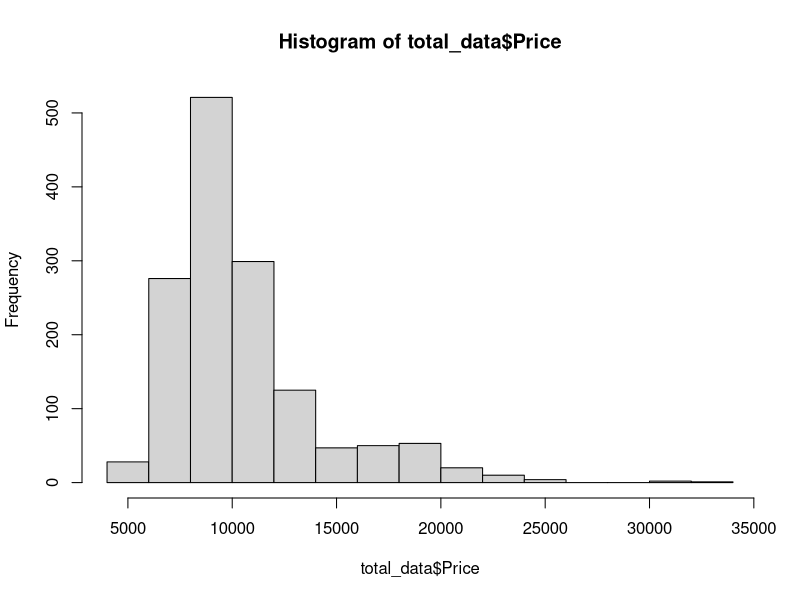
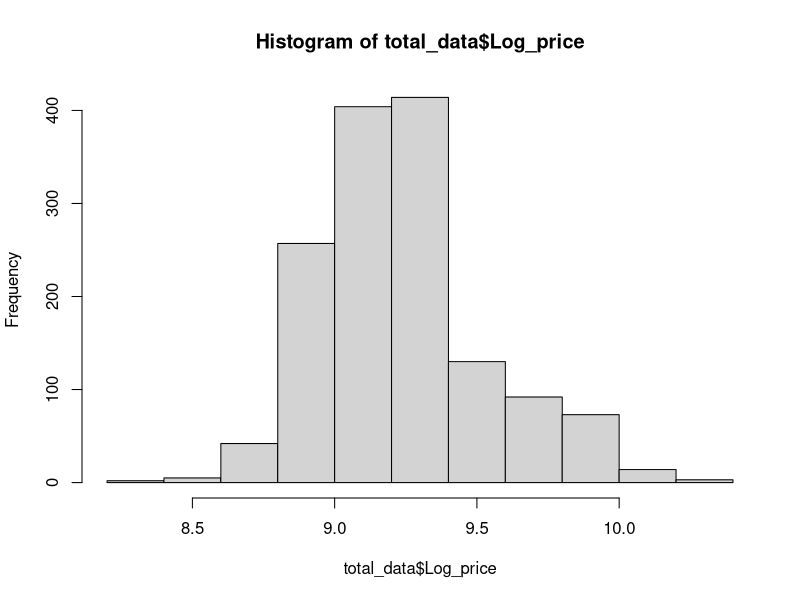
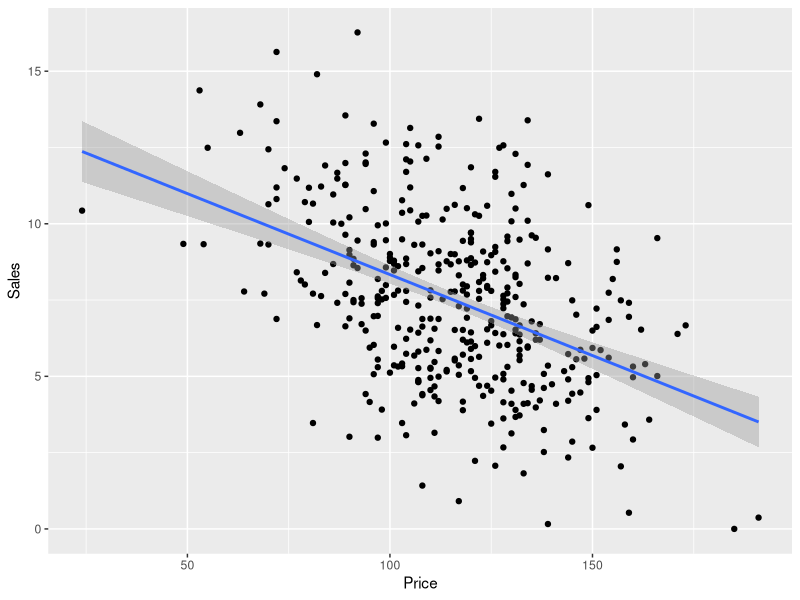
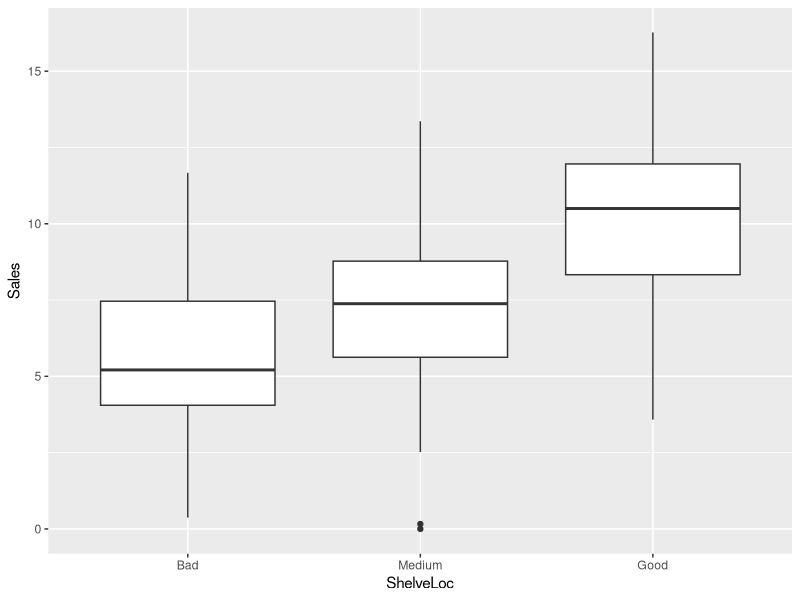
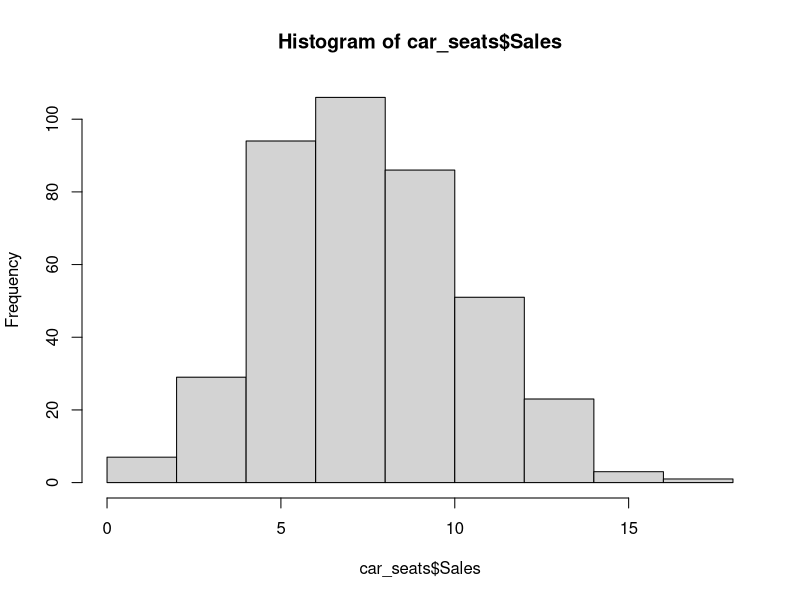

Write R code to recreate these figures, in order.
## ---- chunk 1
total_data <- read.csv("./UsedCar.csv", header=T, stringsAsFactors=T)
## ---- chunk 2
## Write code solution to Q1 here
hist(total_data$Price)
total_data$Log_price <- log(total_data$Price + 1)
hist(total_data$Log_price)
## ---- chunk 3
## Fit the lm_short model here
lm_short <- lm(Log_price~Age+
                Mileage
              , data=total_data)
summary(lm_short)
## ---- chunk 4
## Write code solution to Q2(a) here
summary(lm_short)

error <- lm_short$residuals
mae <- mean(abs(error))
mae
rmse <- sqrt(mean(error ^ 2))
rmse
## ---- chunk 5
## Write code solution to Q2(b) here
lm_short$coefficients

## ---- chunk 6
age_coeff_log <- lm_short$coefficients[2]
exp(age_coeff_log) - 1
## ---- chunk 7
new_cars <- read.csv('./UsedCar_Newdata.csv', header=T, stringsAsFactors=T)
## ---- chunk 8
## Write code solution to Q3(a) here

## ---- chunk 9
## Write code solution to Q5(a) here
car_seats <- read.csv('./Carseats.csv', header=T, stringsAsFactors=T)
## ---- chunk 10
## Write code solution to Q5(b) here
library(ggplot2)
ggplot(car_seats, aes(x = Price, y = Sales)) +
  geom_point() +
  geom_smooth(formula = y~x, method = lm)
## ---- chunk 11
## Write code solution to Q5(c) here
car_seats$ShelveLoc <- factor(car_seats$ShelveLoc , levels=c("Bad", "Medium", "Good"))
ggplot(car_seats, aes(x = ShelveLoc, y = Sales)) + geom_boxplot()

## ---- chunk 12
## Write code solution to Q5(d) here
hist(car_seats$Sales)
## ---- chunk 13
## Write code solution to Q6(a) here

lm_full <- lm(Sales ~ CompPrice 
              + Income 
              + Advertising 
              + Population 
              + Price 
              + ShelveLoc 
              + Age 
              + Urban
              , data = car_seats)
summary(lm_full)
## ---- chunk 14
## Write code solution to Q6(b) here
lm_full$coefficients
## ---- chunk 15
## Write code solution to Q6(d) here
summary(lm_full)

error_full <- lm_full$residuals
mae <- mean(abs(error_full))
mae
rmse <- sqrt(mean(error_full ^ 2))
rmse

